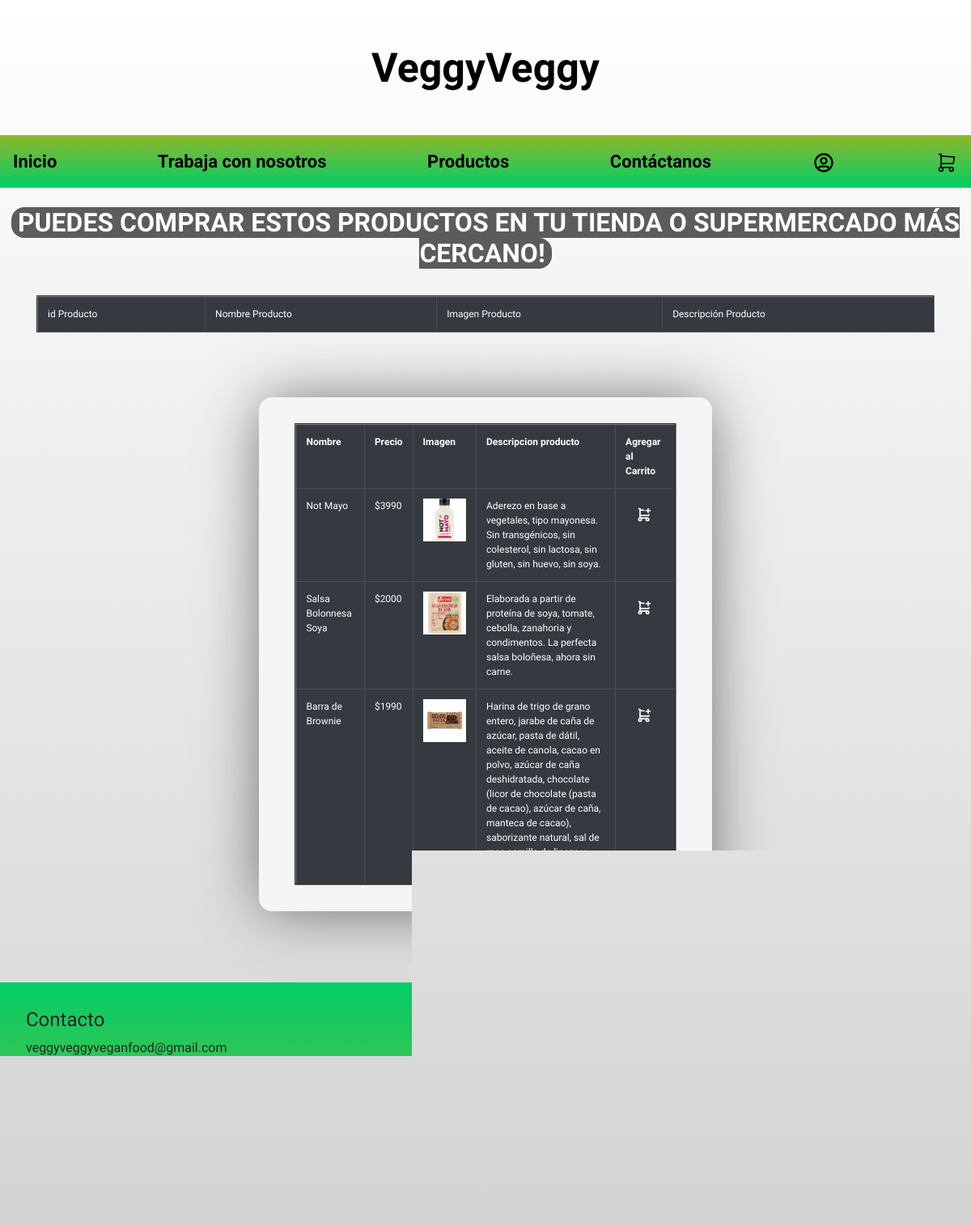
The app's page /Productos/ (signed in) with its own data.
### productos/models.py (models this page shows, shortened)
class Productos(models.Model):
    idProducto = models.IntegerField(primary_key=True, verbose_name='Id Producto')
    stock = models.IntegerField(verbose_name='Stock')
    nombre = models.CharField(max_length=100, verbose_name='Nombre producto')
    precio = models.IntegerField(verbose_name='Precio')
    img = models.ImageField(null=True,upload_to = 'productos/static/productos/img/', default='', verbose_name = 'Imagen Producto')
    descripcion = models.CharField(max_length=500,null=True, blank=True, verbose_name='Descripción producto')
    categoria = models.ForeignKey(TipoCategoria, on_delete=models.CASCADE)

### productos/views.py (the view)
# urls.py: path('Productos/',articulos,name='articulos'),
@login_required
def articulos(request):
    productos = Productos.objects.all()
    datos ={
        'productos':productos
    }
    return render(request, "productos/Productos.html",datos)

### productos/templates/productos/Productos.html (shortened to what this page needs)
{% load static %}
<!DOCTYPE html>
<html lang="es">
<head>
  <link rel="stylesheet" href="https://cdn.jsdelivr.net/npm/bootstrap@4.3.1/dist/css/bootstrap.min.css"
>
  <link href="{% static 'productos/css/style.css' %}" rel="stylesheet">
</head>
<body>
  <header>
    <h1 class="marca">VeggyVeggy</h1>
  </header>
  <div class="nav-bg">
    <nav class="navegacion-principal contenedor">
      <a href="{%url 'home'%}">Inicio</a>
      <a href="{%url 'trabajaconnosotros'%}">Trabaja con nosotros</a>
      <a href="{%url 'articulos'%}">Productos</a>
      <a href="{%url 'contactanos'%}">Contáctanos</a>
      <div>
        <a class="dropdown" href="#" role="button" id="dropdownMenuLink" data-bs-toggle="dropdown" aria-expanded="false">
        </a>
      </div>
      <a href="{%url 'carrito'%}">
      </a>
    </nav>
  </div>
  <br>
  <h2 class="titulo-formulario"><span class="bg-titulo">&nbsp;Puedes comprar estos productos en tu tienda o supermercado más cercano!&nbsp;</span></h2>
  <br>
    <section class="panel-body">
      <div class = "table-responsive">
          <section class="container">
              <table border="2" class="table-dark table" id="producto tablita">
                <thead>
                  <tr>
                    <td scoope = "col" class = "texto">id Producto</td>
                    <td scoope = "col" class = "texto">Nombre Producto</td>
                    <td scoope = "col" class = "texto">Imagen Producto</td>
                    <td scoope = "col" class = "texto">Descripción Producto</td>
                  </tr>
                </thead>
              </table>
          </section>
      </div>
  </section>
  <br>
  {% if user.is_authenticated %}
    <br>
    <div class="sombra">
    <section class="panel-body">
      <div class = "table-responsive">
        <table border="2" class = "table-dark table" id="tablita">
          <tr>
            <th scoope = "col" class = "texto">Nombre</th>
            <th scoope = "col" class = "texto">Precio</th>
            <th scoope = "col" class = "texto">Imagen</th>
            <th scoope = "col" class = "texto">Descripcion producto</th>
            <th scoope = "col" class = "texto">Agregar al Carrito</th>
          </tr>
          {% for p in productos %}
          <tr>
            <td class = "texto">{{p.nombre}}</td>
            <td class = "texto">${{p.precio}}</td>
            <td><img src = "/{{p.img}}" width = "100%"></td>
            <td class = "texto">{{p.descripcion}}</td>
            {% if p.stock > 0 %}
            <td><button data-producto={{p.idProducto}} data-action="add" class="btn add-button editar-carrito">
            </button> {% if user.is_superuser %} {{p.stock}} </td> {% endif %}
            {% else %}
            <td><a href="#" class = "btn btn-danger disabled boton-t">Producto agotado</a></td>
            {% endif %}
          </tr>
          {% endfor %}
        </table>
      </div>
    </section>
  </div>
  {% endif %}
  <br>
  <br>
  <br>
  <footer class="pie-pagina">
    <h4>Contacto</h4>
    <p>veggyveggyveganfood@gmail.com</p>
    <p>Fono: (+56 9)99311218</p>
    <p>xxxxxxxx</p>
    <h5 class="contacto-text">Ingresa a nuestras redes sociales!</h5>
    <br>
    <div class="contacto">
      <section>
        <a href="https://www.youtube.com/channel/UC_zS0VC3eQw1jpRLx22i4fw/featured"></a>
      </section>
      <section>
        <a href="#"></a>
      </section>
      <section>
        <a href="#"></a>
      </section>
      <section>
        <a href="#"></a>
      </section>
    </div>
  </footer>
</body>
</html>

### productos/static/productos/css/style.css (style rules this page uses)
body { font-family: 'Volkhov', serif; margin: 0; background-image: linear-gradient(to top, #D3D3D3 0%, #FFFFFF 100%); }
.sombra { -webkit-box-shadow: 0px 0px 76px -5px rgba(0, 0, 0, 0.56); -moz-box-shadow: 0px 0px 76px -5px rgba(0, 0, 0, 0.56); box-shadow: 0px 0px 76px -5px rgba(0, 0, 0, 0.56); background-color: whitesmoke; padding: 2rem; border-radius: 1rem; margin: 1rem 20rem; }
.marca { text-align: center; font-family: 'Volkhov', serif; font-size: 50px; padding: 20px 0px; margin: 33.500px 0px; font-weight: bold; color: black; }
.nav-bg { background-image: linear-gradient(to top, #03cd67 0%, #8EB72B 100%); }
.navegacion-principal { display: flex; flex-direction: row; justify-content: space-between; }
.navegacion-principal a { display: block; text-align: center; color: black; text-decoration: none; font-size: 22px; font-weight: 700; padding: 16px; }
.contenedor { max-width: 100rem; margin: 0 auto; }
.texto { font-size: 12px; }
.bg-titulo { color: #FFFFFF; background-color: #353535; border-radius: 1rem; opacity: 0.8; }
.pie-pagina { background-image: linear-gradient(to top, #8EB72B 0%, #03cd67 100%); padding: 2rem; font-family: 'Secular One', sans-serif !important; }
.contacto { display: grid; grid-template-columns: repeat(4, 80px); }
.contacto { margin-left: 40%; margin-top: 0%; margin-bottom: 0%; margin-right: 30%; }
.contacto-text { margin-left: 39%; }
#tablita { width: 95%; margin: auto; padding: 20%; }
.titulo-formulario { text-align: center; text-transform: uppercase; font-weight: bold; }

### records on screen
Productos: nombre "Not Mayo", precio "3990", img (picture), descripcion "Aderezo en base a vegetales, tipo mayonesa. Sin transgénicos, sin colesterol, sin lactosa, sin gluten, sin huevo, sin soya."
Productos: nombre "Salsa Bolonnesa Soya", precio "2000", img (picture), descripcion "Elaborada a partir de proteína de soya, tomate, cebolla, zanahoria y condimentos. La perfecta salsa boloñesa, ahora sin carne."
Productos: nombre "Barra de Brownie", precio "1990", img (picture), descripcion "Harina de trigo de grano entero, jarabe de caña de azúcar, pasta de dátil, aceite de canola, cacao en polvo, azúcar de caña deshidratada, chocolate (licor de chocolate (pasta de cacao), azúcar de caña, manteca de cacao), saborizante natural, sal de mar, semilla de linaza y bicarbonato de sodio."
